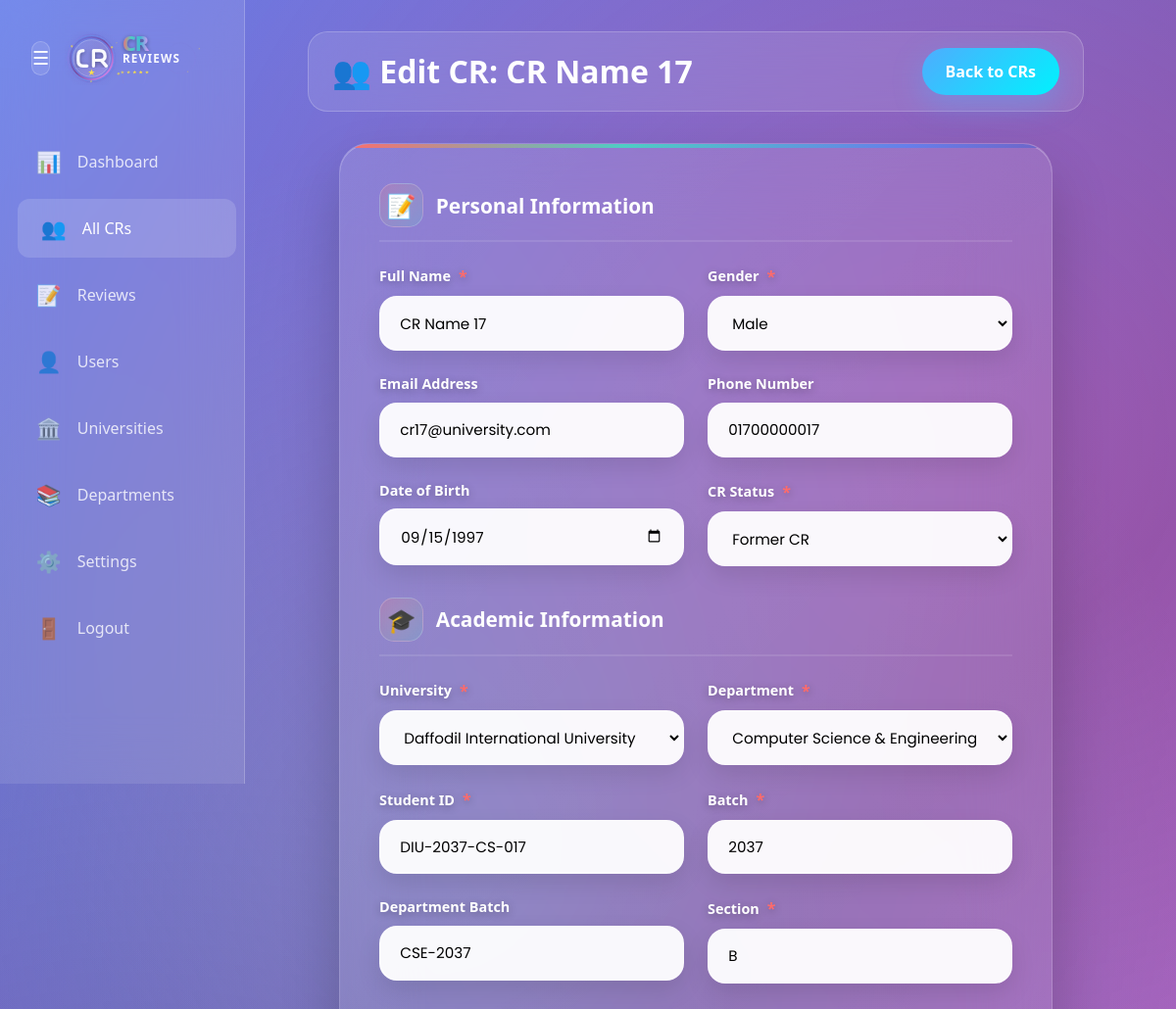
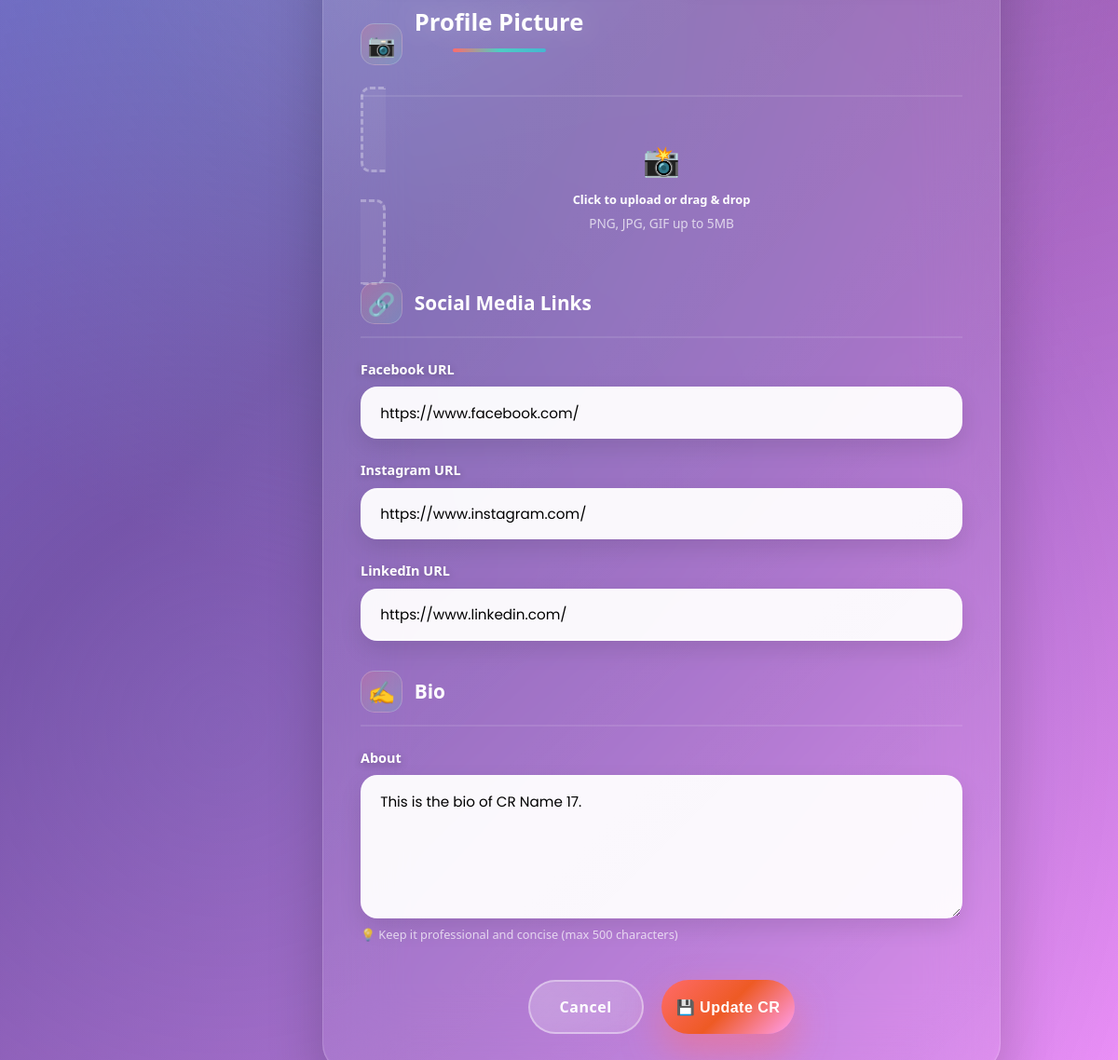
/admin_dashboard/cr/edit/cr-17-c96c90/ (signed in), run on the app's committed database (2 pictures, top to bottom).
### cr/models.py (models this page shows, shortened)
class CrProfile(models.Model):
    user=models.OneToOneField('userprofile.User', on_delete=models.CASCADE,related_name='user_profile')
    university=models.ForeignKey(University, on_delete=models.CASCADE,related_name='university_crs')
    department=models.ForeignKey(Department, on_delete=models.CASCADE,related_name='department_crs')
    cr_status = models.CharField(
    max_length=20,
    choices=[('Present', 'Present CR'), ('Former', 'Former CR')],
    default='Present'
    )
    profile_picture = models.CharField(max_length=500, null=True, blank=True)
    name = models.CharField(max_length=100)
    gender = models.CharField(choices=[('M', 'Male'), ('F', 'Female')], max_length=10,default='M',blank=True,null=True)
    email = models.EmailField(blank=True, null=True)
    phone = models.CharField(max_length=30, blank=True, null=True)
    st_id = models.CharField(max_length=50, unique=True)
    batch = models.CharField(max_length=20)
    dept_batch = models.CharField(max_length=20 , blank=True, null=True)
    section = models.CharField(max_length=10)
    bio = models.TextField(blank=True, null=True)
    date_of_birth = models.DateField(blank=True, null=True)
    slug = models.SlugField(unique=True, blank=True)
    facebook_url = models.URLField(default='https://www.facebook.com/')
    instagram_url = models.URLField(default='https://www.instagram.com/')
    linkedin_url = models.URLField(default='https://www.linkedin.com/')
    created_at=models.DateTimeField(auto_now_add=True)
    updated_at=models.DateTimeField(auto_now=True)
    deleted_at=models.DateTimeField(auto_now=True,blank=True,null=True)

class University(models.Model):
    Public = "Public"
    Private = "Private"
    university_type = [
        (Public,"Public"),
        (Private,"Private"),
    ]
    title =models.CharField(max_length=100,unique=True,blank=False,null=False)
    type =models.CharField(max_length=100,choices=university_type)
    address=models.CharField(max_length=150, blank=True, null=True)
    slug=models.SlugField(max_length=254,blank=True,unique=True)
    created_at=models.DateTimeField(auto_now_add=True,blank=True,null=True)
    updated_at=models.DateTimeField(auto_now=True,blank=True,null=True)
    deleted_at=models.DateTimeField(auto_now=True,blank=True,null=True)

class Department(models.Model):
    title=models.CharField(max_length=100,unique=True,blank=False,null=False)
    code=models.CharField(max_length=20,unique=True,blank=True,null=True)
    slug=models.SlugField(max_length=254,blank=True,unique=True)
    created_at=models.DateTimeField(auto_now_add=True,blank=True,null=True)
    updated_at=models.DateTimeField(auto_now=True,blank=True,null=True)
    deleted_at=models.DateTimeField(auto_now=True,blank=True,null=True)

### admin_dashboard/views.py (the view, shortened to what this page needs)
# urls.py: path('admin_dashboard/cr/edit/<slug:slug>/', admin_edit_cr, name='admin_edit_cr'),
@staff_member_required
def admin_edit_cr(request, slug):
    cr = get_object_or_404(CrProfile, slug=slug)
    universities = University.objects.all().order_by('title')
    departments = Department.objects.all().order_by('title')
    context = {
        'cr': cr,
        'universities': universities,
        'departments': departments,
        'title': f'Edit CR: {cr.name}',
    }
    return render(request, 'admin_dashboard/add_cr_admin.html', context)

### templates/admin_dashboard/add_cr_admin.html (shortened to what this page needs)
{% load static %}
{% block content %}
    <link rel="stylesheet" href="{% static 'style.css' %}">
    <link rel="stylesheet" href="{% static 'admin_dashboard/admin_dashboard.css' %}">
    <link rel="stylesheet" href="{% static 'add_cr.css' %}">
    <div class="container">
        {% include 'admin_dashboard/sidebar.html' %}
        <main class="main-content1" id="mainContent1">
            <div class="top-bar1">
                <h1 class="page-title1">👥 {{ title }}</h1>
                <a href="{% url 'admin_dashboard' %}#crs" class="btn1 btn-primary1" style="text-decoration: none;">
                     <span>Back to CRs</span>
                </a>
            </div>
            <div class="form-wrapper">
                <form method="POST" enctype="multipart/form-data" class="form-main" id="addCrForm">
                    <div class="form-section">
                        <div class="section-header">
                            <div class="section-icon">📝</div>
                            <h3 style="color: white; font-size: 1.3rem; font-weight: 700;">Personal Information</h3>
                        </div>
                        <div class="form-row">
                            <div class="input-group">
                                <label class="input-label">
                                    Full Name <span class="required-star">*</span>
                                </label>
                                <input type="text" name="name" class="input-field" placeholder="John Doe" value="{% if cr %}{{ cr.name }}{% endif %}" required>
                            </div>
                            <div class="input-group">
                                <label class="input-label">
                                    Gender <span class="required-star">*</span>
                                </label>
                                <select name="gender" class="select-field" required>
                                    <option value="M" {% if cr and cr.gender == 'M' %}selected{% endif %}>Male</option>
                                </select>
                            </div>
                        </div>
                        <div class="form-row">
                            <div class="input-group">
                                <label class="input-label">Email Address</label>
                                <input type="email" name="email" class="input-field" placeholder="john@example.com" value="{% if cr %}{{ cr.email }}{% endif %}">
                            </div>
                            <div class="input-group">
                                <label class="input-label">Phone Number</label>
                                <input type="tel" name="phone" class="input-field" placeholder="+880 1XXX XXXXXX" value="{% if cr %}{{ cr.phone }}{% endif %}">
                            </div>
                        </div>
                        <div class="form-row">
                            <div class="input-group">
                                <label class="input-label">Date of Birth</label>
                                <input type="date" name="date_of_birth" class="input-field" value="{% if cr and cr.date_of_birth %}{{ cr.date_of_birth|date:'Y-m-d' }}{% endif %}">
                            </div>
                            <div class="input-group">
                                <label class="input-label">
                                    CR Status <span class="required-star">*</span>
                                </label>
                                <select name="cr_status" class="select-field" required>
                                    <option value="Former" {% if cr and cr.cr_status == 'Former' %}selected{% endif %}>Former CR</option>
                                </select>
                            </div>
                        </div>
                    </div>
                    <div class="form-section">
                        <div class="section-header">
                            <div class="section-icon">🎓</div>
                            <h3 style="color: white; font-size: 1.3rem; font-weight: 700;">Academic Information</h3>
                        </div>
                        <div class="form-row">
                            <div class="input-group">
                                <label class="input-label">
                                    University <span class="required-star">*</span>
                                </label>
                                <select name="university" class="select-field" required>
                                    {% for university in universities %}
                                    <option value="{{ university.id }}" {% if cr and cr.university.id == university.id %}selected{% endif %}>{{ university.title }}</option>
                                    {% endfor %}
                                </select>
                            </div>
                            <div class="input-group">
                                <label class="input-label">
                                    Department <span class="required-star">*</span>
                                </label>
                                <select name="department" class="select-field" required>
                                    {% for department in departments %}
                                    <option value="{{ department.id }}" {% if cr and cr.department.id == department.id %}selected{% endif %}>{{ department.title }}</option>
                                    {% endfor %}
                                </select>
                            </div>
                        </div>
                        <div class="form-row">
                            <div class="input-group">
                                <label class="input-label">
                                    Student ID <span class="required-star">*</span>
                                </label>
                                <input type="text" name="st_id" class="input-field" placeholder="2023000000" value="{% if cr %}{{ cr.st_id }}{% endif %}" required>
                            </div>
                            <div class="input-group">
                                <label class="input-label">
                                    Batch <span class="required-star">*</span>
                                </label>
                                <input type="text" name="batch" class="input-field" placeholder="231" value="{% if cr %}{{ cr.batch }}{% endif %}" required>
                            </div>
                        </div>
                        <div class="form-row">
                            <div class="input-group">
                                <label class="input-label">Department Batch</label>
                                <input type="text" name="dept_batch" class="input-field" placeholder="64" value="{% if cr %}{{ cr.dept_batch }}{% endif %}">
                            </div>
                            <div class="input-group">
                                <label class="input-label">
                                    Section <span class="required-star">*</span>
                                </label>
                                <input type="text" name="section" class="input-field" placeholder="64_A" value="{% if cr %}{{ cr.section }}{% endif %}" required>
                            </div>
                        </div>
                    </div>
                    <div class="form-section">
                        <div class="section-header">
                            <div class="section-icon">📷</div>
                            <h2 class="section-title">Profile Picture</h2>
                        </div>
                        <div class="form-row single">
                            <div class="input-group">
                                <label for="profilePicture" class="upload-zone" id="uploadZone">
                                    <div class="upload-icon">📸</div>
                                    <div class="upload-text">Click to upload or drag & drop</div>
                                    <div class="upload-subtext">PNG, JPG, GIF up to 5MB</div>
                                </label>
                            </div>
                        </div>
                    </div>
                    <div class="form-section">
                        <div class="section-header">
                            <div class="section-icon">🔗</div>
                            <h3 style="color: white; font-size: 1.3rem; font-weight: 700;">Social Media Links</h3>
                        </div>
                        <div class="form-row single">
                            <div class="input-group">
                                <label class="input-label">Facebook URL</label>
                                <input type="url" name="facebook_url" class="input-field" placeholder="https://facebook.com/..." value="{% if cr %}{{ cr.facebook_url }}{% endif %}">
                            </div>
                        </div>
                        <div class="form-row single">
                            <div class="input-group">
                                <label class="input-label">Instagram URL</label>
                                <input type="url" name="instagram_url" class="input-field" placeholder="https://instagram.com/..." value="{% if cr %}{{ cr.instagram_url }}{% endif %}">
                            </div>
                        </div>
                        <div class="form-row single">
                            <div class="input-group">
                                <label class="input-label">LinkedIn URL</label>
                                <input type="url" name="linkedin_url" class="input-field" placeholder="https://linkedin.com/in/..." value="{% if cr %}{{ cr.linkedin_url }}{% endif %}">
                            </div>
                        </div>
                    </div>
                    <div class="form-section">
                        <div class="section-header">
                            <div class="section-icon">✍️</div>
                            <h3 style="color: white; font-size: 1.3rem; font-weight: 700;">Bio</h3>
                        </div>
                        <div class="form-row single">
                            <div class="input-group">
                                <label class="input-label">About</label>
                                <textarea name="bio" class="input-field" placeholder="Tell us about this CR..." rows="5">{% if cr %}{{ cr.bio }}{% endif %}</textarea>
                                <span class="input-hint">💡 Keep it professional and concise (max 500 characters)</span>
                            </div>
                        </div>
                    </div>
                    <div class="action-buttons">
                        <a href="{% url 'admin_dashboard' %}#crs" class="cancel-button">Cancel</a>
                        <button type="submit" class="submit-button">
                            {% if cr %}💾 Update CR{% else %}➕ Add CR{% endif %}
                        </button>
                    </div>
                </form>
            </div>
        </main>
    </div>
{% endblock content %}

### static/style.css (style rules this page uses)
* { margin: 0; padding: 0; box-sizing: border-box; }
.container { max-width: 1400px; margin: 0 auto; padding: 0rem 2rem; position: relative; }
.section-title { color: white; font-size: 1.6rem; font-weight: 700; margin-bottom: 3rem; text-align: center; text-shadow: 0 0 30px rgba(255, 255, 255, 0.3); position: relative; }
.section-title::after { content: ''; position: absolute; bottom: -15px; left: 50%; transform: translateX(-50%); width: 100px; height: 4px; background: linear-gradient(90deg, #ff6b6b, #4ecdc4, #45b7d1); border-radius: 2px; animation: underlineGlow 2s ease-in-out infinite alternate; }

### static/admin_dashboard/admin_dashboard.css (style rules this page uses)
.main-content1 { flex: 1; margin-left: 250px; padding: 2rem; transition: all 0.3s ease; width: calc(100% - 280px); min-height: 100vh; }
.top-bar1 { display: flex; justify-content: space-between; align-items: center; margin-bottom: 2rem; background: rgba(255, 255, 255, 0.1); backdrop-filter: blur(30px); padding: 1rem 1.5rem; border-radius: 20px; border: 1px solid rgba(255, 255, 255, 0.2); flex-wrap: wrap; gap: 1rem; }
.page-title1 { color: white; font-size: 2rem; font-weight: 700; }
.btn1 { padding: 0.8rem 1.5rem; border-radius: 50px; border: none; cursor: pointer; font-weight: 600; transition: all 0.3s ease; display: inline-flex; align-items: center; gap: 0.5rem; font-size: 1rem; }
.btn-primary1 { background: linear-gradient(135deg, #4facfe, #00f2fe); color: white; box-shadow: 0 10px 30px rgba(79, 172, 254, 0.4); }

### data on the page
CrProfile: name "CR Name 17", gender "Male", email "cr17@university.com", phone "01700000017", date_of_birth "09/15/1997", cr_status "Former CR", university "Daffodil International University", department "Computer Science & Engineering", st_id "DIU-2037-CS-017", batch "2037", dept_batch "CSE-2037", section "B", facebook_url "https://www.facebook.com/", instagram_url "https://www.instagram.com/", linkedin_url "https://www.linkedin.com/", bio "This is the bio of CR Name 17."

### other printed values
{{ title }} "Edit CR: CR Name 17"
